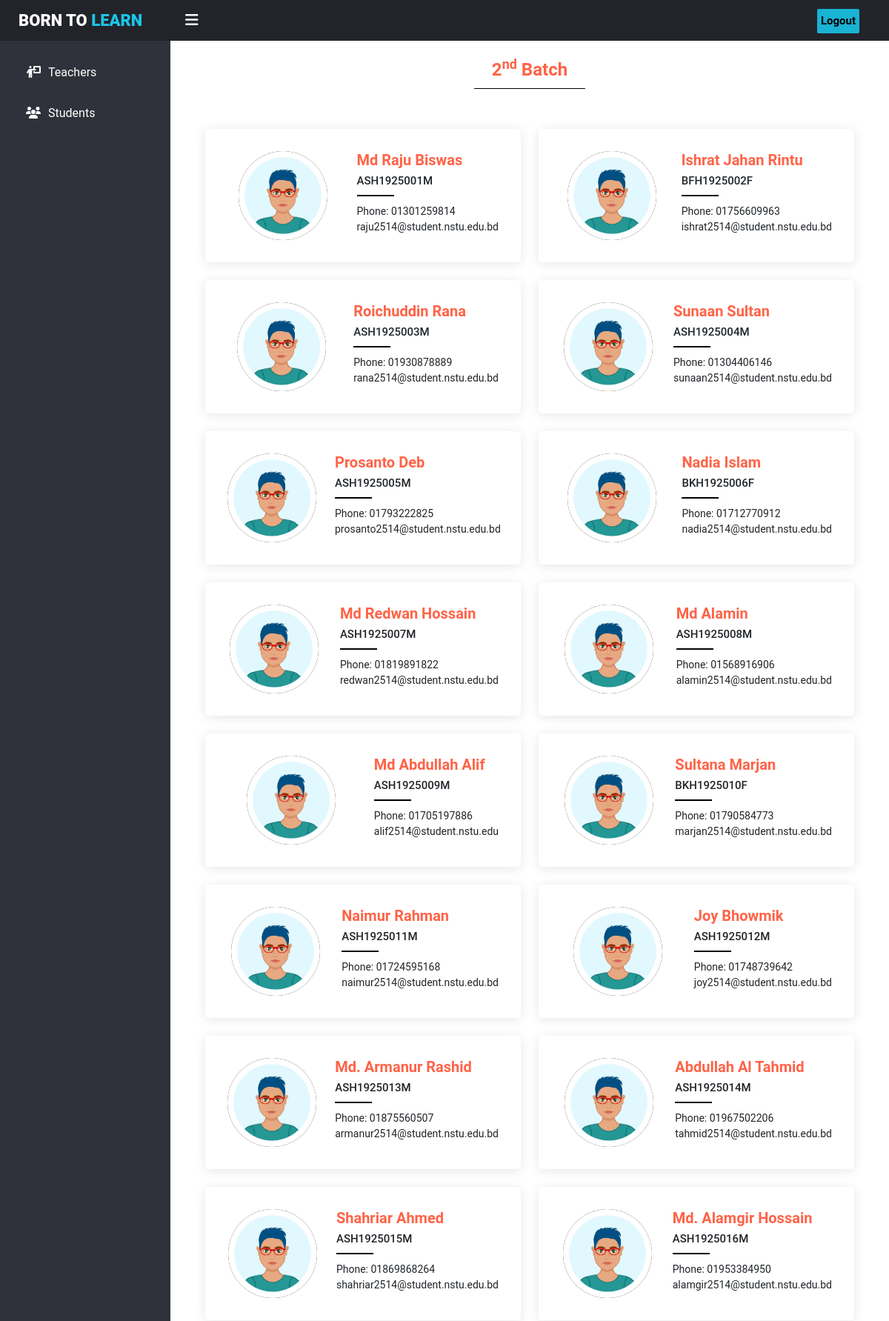
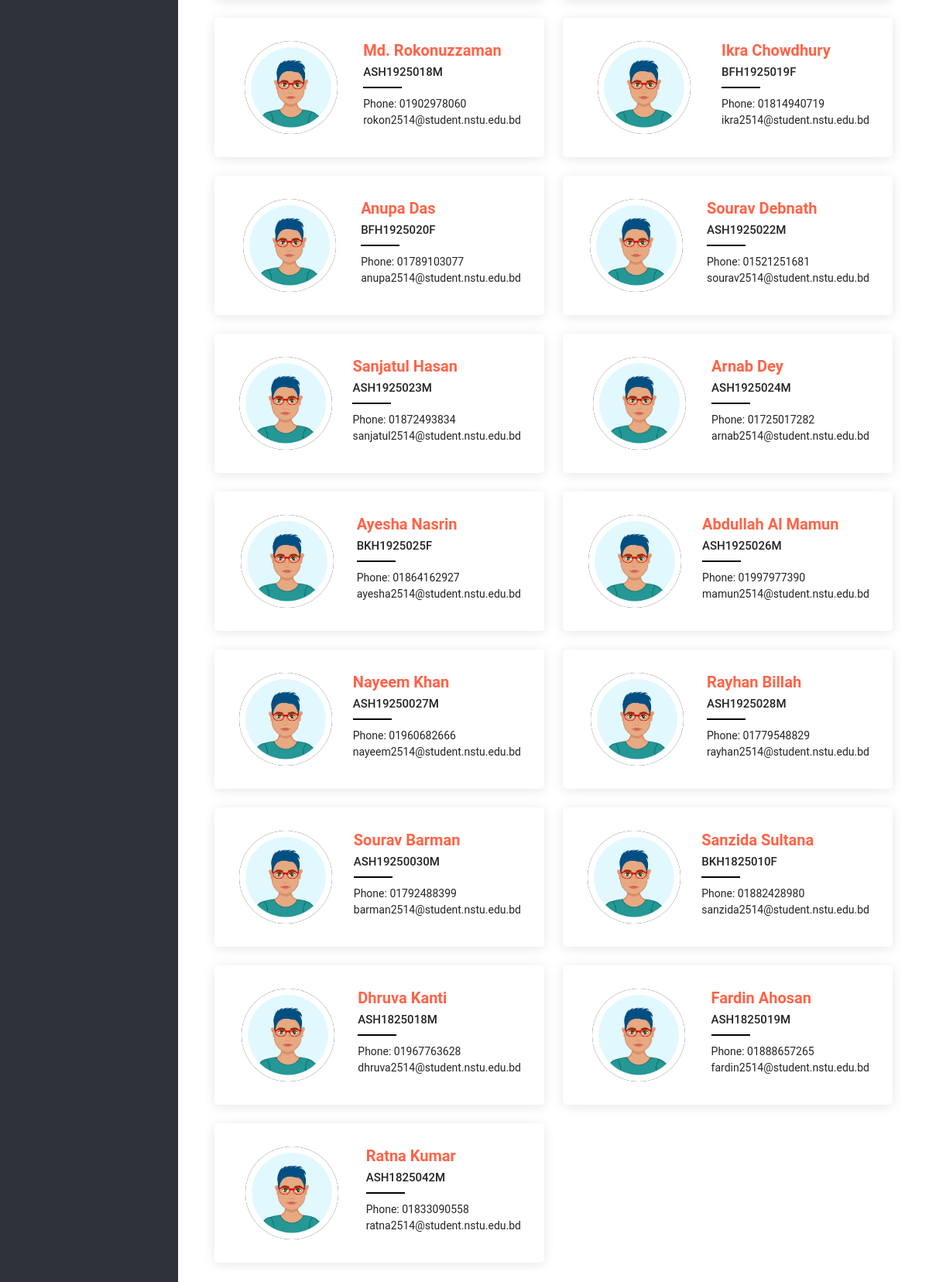
Screenshot of /General/secondBatchStudent.php (signed in) with the database file from the repository (2 pictures, top to bottom).
### tables this page shows
CREATE TABLE `firstbatch` (
  `ID` int(50) NOT NULL,
  `Name` varchar(50) NOT NULL,
  `Roll` varchar(50) NOT NULL,
  `email` varchar(50) NOT NULL,
  `mobile` varchar(50) NOT NULL,
  `image` varchar(50) NOT NULL
);

### General/secondBatchStudent.php (the view)
<?php
include '../assets/sidebar.php';
include '../assets/database.php';
?>
<link rel="stylesheet" href="../css//batchSemester.css">
<div class="team-area">
    <div class="team-container">
        <section class="team">
            <div class="container">
                <div class="section-title">
                    <h4>2<sup>nd</sup> Batch</h4>
                    <div class="underline"></div>
                </div>
                <?php
                $sql = "select * FROM firstbatch";
                $result = $conn->query($sql);
                if ($result->num_rows > 0) {
                    ?>
                    <div class="row">
                    <?php
                    while ($row = $result->fetch_assoc()) {
                ?>
                            <div class="col-lg-6 mt-4">
                                <div class="member d-flex align-items-start">
                                    <div class="teampic">
                                        <img src="../images/s2.jpg" alt="">
                                    </div>
                                    <div class="member-info">
                                        <h4><?php echo $row['Name'];?></h4>
                                        <span><?php echo $row['Roll'];?></span>
                                        <p>Phone: <?php echo $row['mobile'];?><br><?php echo $row['email'];?></p>
                                    </div>
                                </div>
                            </div>
                        <?php
                    }
                    ?>
                    </div>
                    <?php
                }
                ?>
            </div>
        </section>
    </div>
</div>
</div>
</body>
</html>

### css/sidebar.css (style rules this page uses)
body { margin: 0; padding: 0; font-family: "Roboto", sans-serif; }

### css/batchSemester.css (style rules this page uses)
.team-area { padding: 55px 0 0 0; display: -webkit-flex; display: -moz-flex; display: -ms-flex; display: -o-flex; display: flex; flex-direction: column; justify-content: center; }
.team-container { width: 900px; height: auto; display: -webkit-flex; display: -moz-flex; display: -ms-flex; display: -o-flex; display: flex; flex-direction: row; justify-content: space-between; align-items: center; margin: 0 auto; }
* { margin: 0; padding: 0; box-sizing: border-box; }
.team .member { position: relative; padding: 30px; box-shadow: 0px 2px 15px rgba(0, 0, 0, 0.1); border-radius: 5px; background: #fff; }
.team .member .teampic { width: 100%; display: flex; justify-content: center; align-items: center; }
.team .member .teampic img { height: 120px; width: 120px; border-radius: 50%; background-color: black; }
.team .member .member-info { margin-top: 0px; padding-left: 25px; }
.team .member h4 { font-weight: 700; margin-bottom: 5px; font-size: 20px; color: tomato; }
.team .member span { display: block; font-size: 15px; padding-bottom: 10px; position: relative; font-weight: 500; }
.team .member span::after { content: ""; position: absolute; display: block; width: 50px; height: 2px; background: black; bottom: 0; left: 0; }
.team .member p { margin: 10px 0 0 0; font-size: 14px; }
section { padding: 25px 0; overflow: hidden; }
.section-title { text-align: center; padding-bottom: 30px; }
.underline { width: 150px; height: 1px; background-color: black; margin: auto; margin-top: -30px; }
.section-title h4 { font-weight: bold; margin-bottom: 20px; padding-bottom: 20px; position: relative; color: tomato; }

### rows the page displays
firstbatch: Name "Md Raju Biswas", Roll "ASH1925001M", mobile "01301259814", email "raju2514@student.nstu.edu.bd"
firstbatch: Name "Ishrat Jahan Rintu", Roll "BFH1925002F", mobile "01756609963", email "ishrat2514@student.nstu.edu.bd"
firstbatch: Name "Roichuddin Rana", Roll "ASH1925003M", mobile "01930878889", email "rana2514@student.nstu.edu.bd"
firstbatch: Name "Sunaan Sultan", Roll "ASH1925004M", mobile "01304406146", email "sunaan2514@student.nstu.edu.bd"
firstbatch: Name "Prosanto Deb", Roll "ASH1925005M", mobile "01793222825", email "prosanto2514@student.nstu.edu.bd"
firstbatch: Name "Nadia Islam", Roll "BKH1925006F", mobile "01712770912", email "nadia2514@student.nstu.edu.bd"
firstbatch: Name "Md Redwan Hossain", Roll "ASH1925007M", mobile "01819891822", email "redwan2514@student.nstu.edu.bd"
firstbatch: Name "Md Alamin", Roll "ASH1925008M", mobile "01568916906", email "alamin2514@student.nstu.edu.bd"
firstbatch: Name "Md Abdullah Alif", Roll "ASH1925009M", mobile "01705197886", email "alif2514@student.nstu.edu"
firstbatch: Name "Sultana Marjan", Roll "BKH1925010F", mobile "01790584773", email "marjan2514@student.nstu.edu.bd"
firstbatch: Name "Naimur Rahman", Roll "ASH1925011M", mobile "01724595168", email "naimur2514@student.nstu.edu.bd"
firstbatch: Name "Joy Bhowmik", Roll "ASH1925012M", mobile "01748739642", email "joy2514@student.nstu.edu.bd"
firstbatch: Name "Md. Armanur Rashid", Roll "ASH1925013M", mobile "01875560507", email "armanur2514@student.nstu.edu.bd"
firstbatch: Name "Abdullah Al Tahmid", Roll "ASH1925014M", mobile "01967502206", email "tahmid2514@student.nstu.edu.bd"
firstbatch: Name "Shahriar Ahmed", Roll "ASH1925015M", mobile "01869868264", email "shahriar2514@student.nstu.edu.bd"
firstbatch: Name "Md. Alamgir Hossain", Roll "ASH1925016M", mobile "01953384950", email "alamgir2514@student.nstu.edu.bd"
firstbatch: Name "Md. Rokonuzzaman", Roll "ASH1925018M", mobile "01902978060", email "rokon2514@student.nstu.edu.bd"
firstbatch: Name "Ikra Chowdhury", Roll "BFH1925019F", mobile "01814940719", email "ikra2514@student.nstu.edu.bd"
firstbatch: Name "Anupa Das", Roll "BFH1925020F", mobile "01789103077", email "anupa2514@student.nstu.edu.bd"
firstbatch: Name "Sourav Debnath", Roll "ASH1925022M", mobile "01521251681", email "sourav2514@student.nstu.edu.bd"
firstbatch: Name "Sanjatul Hasan", Roll "ASH1925023M", mobile "01872493834", email "sanjatul2514@student.nstu.edu.bd"
firstbatch: Name "Arnab Dey", Roll "ASH1925024M", mobile "01725017282", email "arnab2514@student.nstu.edu.bd"
firstbatch: Name "Ayesha Nasrin", Roll "BKH1925025F", mobile "01864162927", email "ayesha2514@student.nstu.edu.bd"
firstbatch: Name "Abdullah Al Mamun", Roll "ASH1925026M", mobile "01997977390", email "mamun2514@student.nstu.edu.bd"
firstbatch: Name "Nayeem Khan", Roll "ASH19250027M", mobile "01960682666", email "nayeem2514@student.nstu.edu.bd"
firstbatch: Name "Rayhan Billah", Roll "ASH1925028M", mobile "01779548829", email "rayhan2514@student.nstu.edu.bd"
firstbatch: Name "Sourav Barman", Roll "ASH19250030M", mobile "01792488399", email "barman2514@student.nstu.edu.bd"
firstbatch: Name "Sanzida Sultana", Roll "BKH1825010F", mobile "01882428980", email "sanzida2514@student.nstu.edu.bd"
firstbatch: Name "Dhruva Kanti", Roll "ASH1825018M", mobile "01967763628", email "dhruva2514@student.nstu.edu.bd"
firstbatch: Name "Fardin Ahosan", Roll "ASH1825019M", mobile "01888657265", email "fardin2514@student.nstu.edu.bd"
firstbatch: Name "Ratna Kumar", Roll "ASH1825042M", mobile "01833090558", email "ratna2514@student.nstu.edu.bd"
